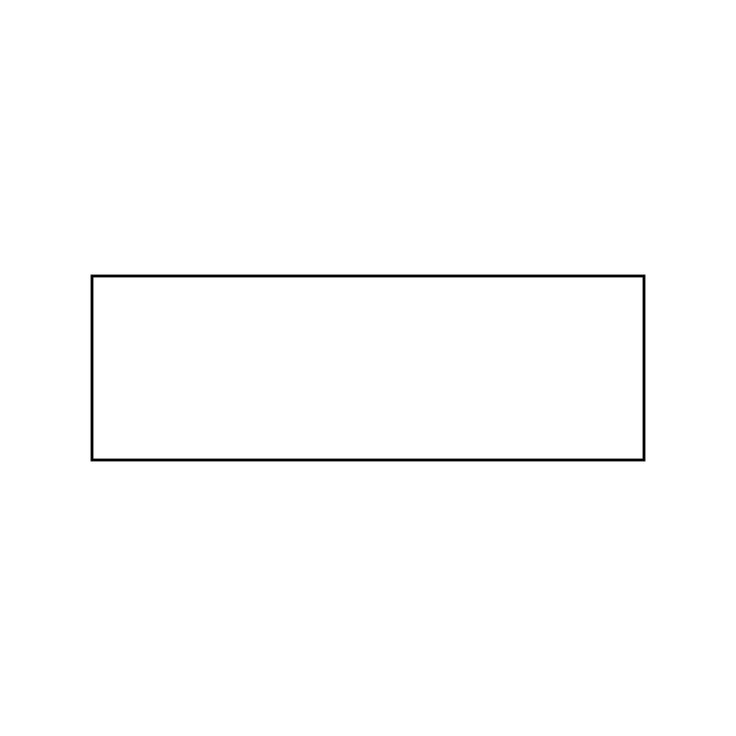
#> input picture Harris/input_0.bmp, 736 x 736 px
$ jupyter execute --allow-errors Harris.ipynb   (shell and % lines are left out)
#> lines starting #> are read from the running program, lines starting #| are printed output that depends on the picture
[cell 1]
import cv2
import numpy as np
import time

image_path = 'input_0.bmp'
input_image = cv2.imread(image_path, cv2.IMREAD_GRAYSCALE)
#> input_image is the input picture: shape (736, 736); min 0, max 255, mean 253

if input_image is None:
    raise ValueError("Изображение не загружено. Проверьте путь.")
else:
   print("Изображение загружено успешно.")

[cell 2]
# Алгоритм Харриса на CPU
# [52 lines left out: function harris_corners_cpu, not called in this run]

[cell 3]
from numba import cuda, float32
import numba

# [20 lines left out: function harris_corner_kernel, not called in this run]

[cell 4]
def harris_corners_gpu(input_image, k, window_size, threshold):

#> called with k = 0.04, window_size = 3, threshold = 0.01
    gpu_start_time = time.time()

    # Вычисление градиентов
    img = input_image.astype(np.float32)
    dy, dx = np.gradient(img)
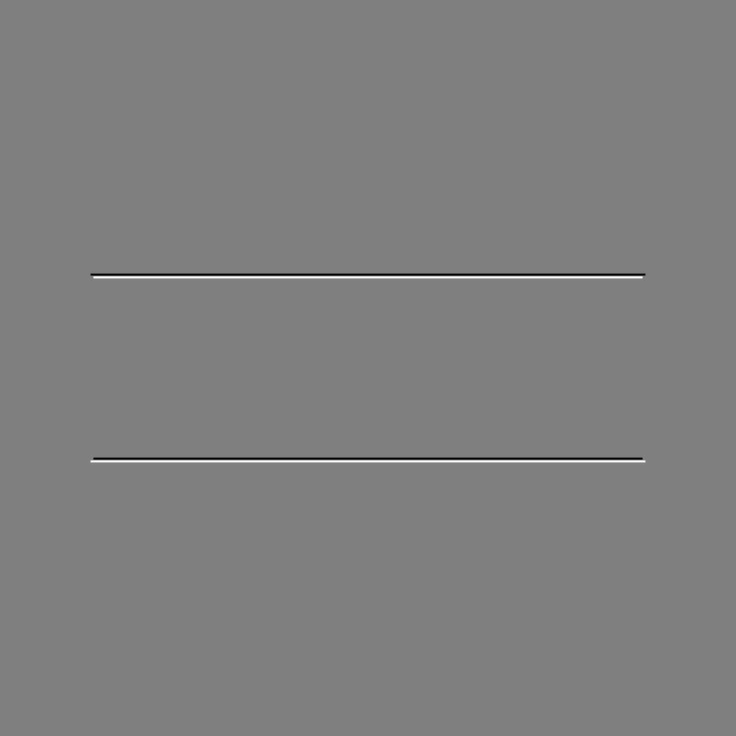
#> dy: shape (736, 736) float32; min -127.5, max 127.5, mean 0; drawn with min black and max white
    Ixx = dx ** 2
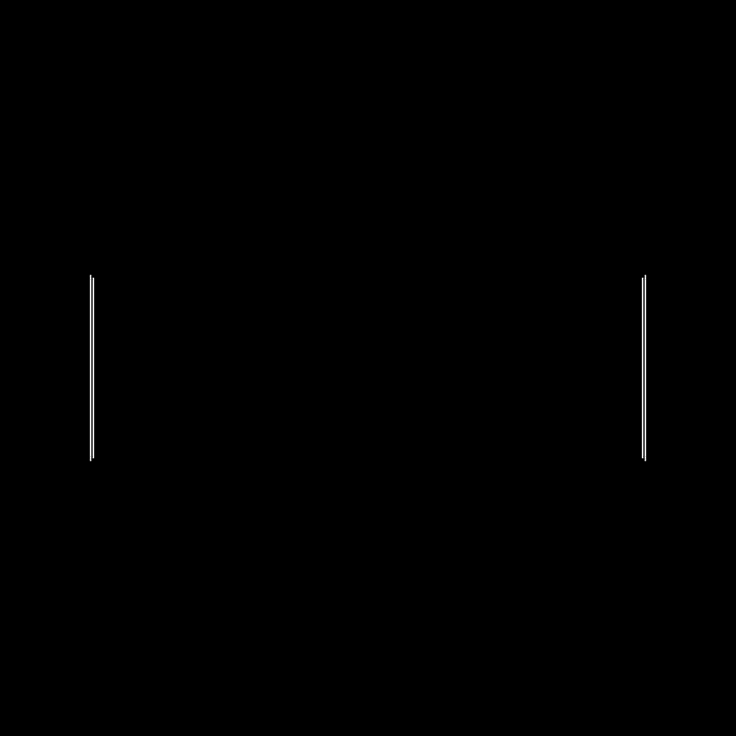
#> Ixx: shape (736, 736) float32; min 0, max 16256.2, mean 32.7; drawn with min black and max white
    Ixy = dy * dx
    Iyy = dy ** 2

    offset = int(window_size / 2)
    height, width = img.shape
#> height = 736; width = 736
    dest = np.zeros_like(img, dtype=np.float32)

    # Отправка данных на GPU
    d_ixx = cuda.to_device(Ixx)
    d_ixy = cuda.to_device(Ixy)
    d_iyy = cuda.to_device(Iyy)
    d_dest = cuda.to_device(dest)

    # Определим размеры
    threads_per_block = (16, 16)
    blocks_per_grid_x = (width + threads_per_block[0] - 1) // threads_per_block[0]
    blocks_per_grid_y = (height + threads_per_block[1] - 1) // threads_per_block[1]
    blocks_per_grid = (blocks_per_grid_x, blocks_per_grid_y)

    # Запускаем таймер
    start_time = time.time()

    # Запуск ядра
    harris_corner_kernel[blocks_per_grid, threads_per_block](d_ixx, d_ixy, d_iyy, d_dest,
                                                             k, threshold, offset,
                                                             height, width)
    # Копируем результат на хост
    dest = d_dest.copy_to_host()

    # Считаем время выполнения
    execution_time = time.time() - start_time

    # Извлекаем углы
    corners = np.argwhere(dest > threshold * dest.max())
    corner_list = [[x, y, dest[y, x]] for y, x in corners]

    # Преобразуем изображение в цветное
    img_color = cv2.cvtColor(img.astype(np.uint8), cv2.COLOR_GRAY2BGR)

    for corner in corners:
        x, y = corner
        cv2.circle(img_color, (y, x), 2, (0, 0, 255), -1)

    gpu_end_time = time.time()

    return img_color, gpu_end_time - gpu_start_time

[cell 5]
k = 0.04  # Параметр k в уравнении Харриса
window_size = 3  # Размер окна для вычисления градиентов
threshold = 0.01  # Пороговое значение для определения угловых точек

#> (the rest of this cell did not finish here and is left out)

[cell 6]
import matplotlib.pyplot as plt

# Визуализация результатов
plt.figure(figsize=(10, 10))
plt.subplot(1, 3, 1)
plt.title("Исходное изображение")
plt.imshow(input_image, cmap='gray')
plt.subplot(1, 3, 2)
plt.title("Алгоритм Харриса на GPU")
#> (the rest of this cell did not finish here and is left out)

#> (a cell that did not finish here is left out)

[cell 8]
# Проверка для 5 изображений
image_paths = [f'input_{i}.bmp' for i in range(3)]

total_time_gpu = 0
total_time_cpu = 0
total_acceleration = 0

#> (the rest of this cell did not finish here and is left out)
